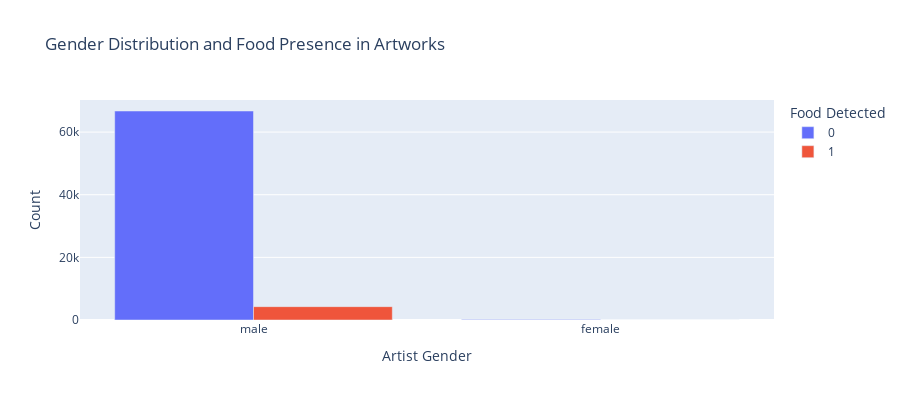

Notebook code cell kept with this figure:
### Code cell
# 2. Gender and Food Analysis
gender_food = pd.crosstab(df['author_gender'], df['food_detected'])
fig2 = px.bar(gender_food, 
              title='Gender Distribution and Food Presence in Artworks',
              labels={'author_gender': 'Artist Gender', 'value': 'Count', 'food_detected': 'Food Detected'},
              barmode='group',
              height=400)
fig2.show()

### Figure 1 — Plotly figure (JSON) as saved in the notebook; plotly's stock layout.template omitted (floating-point values rounded to 4 significant figures)
{"data": [{"alignmentgroup": "True", "hovertemplate": "Food Detected=0<br>Artist Gender=%{x}<br>Count=%{y}<extra></extra>", "legendgroup": "0", "marker": {"color": "#636efa", "pattern": {"shape": ""}}, "name": "0", "offsetgroup": "0", "orientation": "v", "showlegend": true, "textposition": "auto", "type": "bar", "x": ["male", "female"], "xaxis": "x", "y": [66730, 175], "yaxis": "y"}, {"alignmentgroup": "True", "hovertemplate": "Food Detected=1<br>Artist Gender=%{x}<br>Count=%{y}<extra></extra>", "legendgroup": "1", "marker": {"color": "#EF553B", "pattern": {"shape": ""}}, "name": "1", "offsetgroup": "1", "orientation": "v", "showlegend": true, "textposition": "auto", "type": "bar", "x": ["male", "female"], "xaxis": "x", "y": [4264, 1], "yaxis": "y"}], "layout": {"barmode": "group", "height": 400, "legend": {"title": {"text": "Food Detected"}, "tracegroupgap": 0}, "title": {"text": "Gender Distribution and Food Presence in Artworks"}, "xaxis": {"anchor": "y", "domain": [0, 1], "title": {"text": "Artist Gender"}}, "yaxis": {"anchor": "x", "domain": [0, 1], "title": {"text": "Count"}}}}
